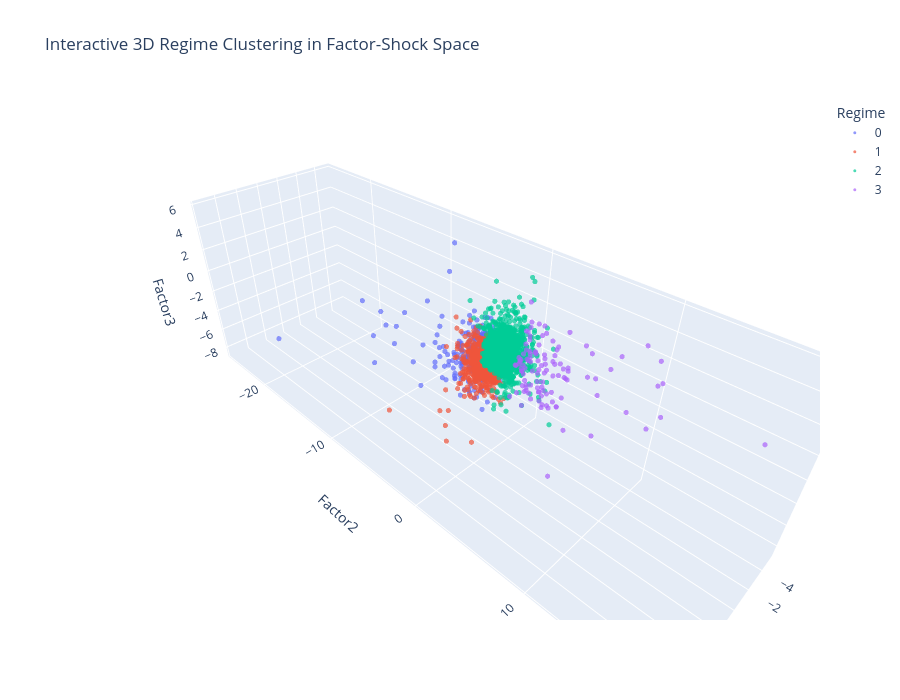

Write notebook code for a chart like this one.
### Markdown cell above
<b><u>Factor Volatility by Regime</u></b>

* **Regime 3 shows the highest volatility across all three factors,** indicating that this regime corresponds to periods of elevated systemic interest-rate shocks.

* **Regime 0 also exhibits relatively high volatility,** particularly in Factor2, suggesting that this regime reflects periods of strong front-end or policy-driven movements.

* **Regimes 1 and 2 display lower factor volatility,** indicating more stable market environments with smaller systematic rate shocks.

* **The clear volatility differences across regimes confirm that clustering successfully separates calm and stressed market states,** supporting the interpretation of the clusters as distinct market regimes.

### Code cell
### Visualize regimes in factor space
import plotly.express as px

# Make regime a string for cleaner legend display
F_all_clustered["Regime"] = F_all_clustered["Regime"].astype(str)

fig = px.scatter_3d(
    F_all_clustered,
    x="Factor1",
    y="Factor2",
    z="Factor3",
    color="Regime",
    hover_data={"Regime": True},
    title="Interactive 3D Regime Clustering in Factor-Shock Space",
    opacity=0.7
)

fig.update_traces(marker=dict(size=3))
fig.update_layout(
    scene=dict(
        xaxis_title="Factor1",
        yaxis_title="Factor2",
        zaxis_title="Factor3"
    ),
    legend_title="Regime",
    width=900,
    height=700
)

fig.show()

### Figure 1 — Plotly figure (JSON) as saved in the notebook; plotly's stock layout.template omitted (floating-point values rounded to 4 significant figures; data arrays with more than 128 entries replaced by an {"elided": "..."} marker saying what was removed)
{"data": [{"customdata": {"elided": "441x1 str values"}, "hovertemplate": "Regime=%{customdata[0]}<br>Factor1=%{x}<br>Factor2=%{y}<br>Factor3=%{z}<extra></extra>", "legendgroup": "0", "marker": {"color": "#636efa", "opacity": 0.7, "size": 3, "symbol": "circle"}, "mode": "markers", "name": "0", "scene": "scene", "showlegend": true, "type": "scatter3d", "x": {"elided": "441 float values"}, "y": {"elided": "441 float values"}, "z": {"elided": "441 float values"}}, {"customdata": {"elided": "816x1 str values"}, "hovertemplate": "Regime=%{customdata[0]}<br>Factor1=%{x}<br>Factor2=%{y}<br>Factor3=%{z}<extra></extra>", "legendgroup": "1", "marker": {"color": "#EF553B", "opacity": 0.7, "size": 3, "symbol": "circle"}, "mode": "markers", "name": "1", "scene": "scene", "showlegend": true, "type": "scatter3d", "x": {"elided": "816 float values"}, "y": {"elided": "816 float values"}, "z": {"elided": "816 float values"}}, {"customdata": {"elided": "2382x1 str values"}, "hovertemplate": "Regime=%{customdata[0]}<br>Factor1=%{x}<br>Factor2=%{y}<br>Factor3=%{z}<extra></extra>", "legendgroup": "2", "marker": {"color": "#00cc96", "opacity": 0.7, "size": 3, "symbol": "circle"}, "mode": "markers", "name": "2", "scene": "scene", "showlegend": true, "type": "scatter3d", "x": {"elided": "2382 float values"}, "y": {"elided": "2382 float values"}, "z": {"elided": "2382 float values"}}, {"customdata": [["3"], ["3"], ["3"], ["3"], ["3"], ["3"], ["3"], ["3"], ["3"], ["3"], ["3"], ["3"], ["3"], ["3"], ["3"], ["3"], ["3"], ["3"], ["3"], ["3"], ["3"], ["3"], ["3"], ["3"], ["3"], ["3"], ["3"], ["3"], ["3"], ["3"], ["3"], ["3"], ["3"], ["3"], ["3"], ["3"], ["3"], ["3"], ["3"], ["3"], ["3"], ["3"], ["3"], ["3"], ["3"], ["3"], ["3"], ["3"], ["3"], ["3"], ["3"], ["3"], ["3"], ["3"], ["3"], ["3"], ["3"], ["3"], ["3"], ["3"], ["3"], ["3"], ["3"], ["3"], ["3"], ["3"], ["3"], ["3"], ["3"], ["3"], ["3"], ["3"], ["3"], ["3"], ["3"], ["3"], ["3"], ["3"], ["3"], ["3"], ["3"], ["3"], ["3"], ["3"], ["3"], ["3"], ["3"], ["3"], ["3"], ["3"], ["3"], ["3"], ["3"], ["3"], ["3"], ["3"], ["3"], ["3"], ["3"], ["3"], ["3"], ["3"], ["3"], ["3"], ["3"], ["3"], ["3"], ["3"], ["3"], ["3"], ["3"], ["3"]], "hovertemplate": "Regime=%{customdata[0]}<br>Factor1=%{x}<br>Factor2=%{y}<br>Factor3=%{z}<extra></extra>", "legendgroup": "3", "marker": {"color": "#ab63fa", "opacity": 0.7, "size": 3, "symbol": "circle"}, "mode": "markers", "name": "3", "scene": "scene", "showlegend": true, "type": "scatter3d", "x": [1.472, 0.6869, -1.631, 0.6878, 1.552, 0.8611, -0.6309, -0.5208, 0.8106, 1.173, 0.9257, 0.3585, 5.37, -0.02098, 1.079, 0.5555, 0.4563, 1.031, -0.5991, 0.5416, -0.4936, 1.516, 0.7064, 1.478, 1.585, 0.4203, 1.101, -0.7986, -0.909, 0.688, 1.651, 1.825, 0.1277, 0.3715, 1.806, 1.181, -0.5511, -1.083, 1.973, -0.3587, 1.044, 0.8122, 0.6247, -1.087, 1.135, -2.493, -1.812, 0.7689, 0.6154, -2.084, 0.7249, 0.1315, 1.063, 0.6337, 1.943, -0.2602, 0.9119, -2.051, -1.463, 1.78, 0.9943, 0.1615, 0.5846, 1.475, 1.357, 0.853, 0.3368, 0.6421, 0.7677, 0.488, 0.1281, 0.1534, 0.05205, -0.1652, 1.738, -1.06, 0.7196, -0.01053, -1.329, 1.575, -0.2435, -1.821, 0.2949, -0.9795, 0.1355, -0.2865, 1.283, -1.093, -0.8286, 0.1313, 0.2583, 2.465, -0.1298, 0.2507, 0.1698, 0.04804, 0.3172, -0.0009934, -0.1163, 0.04352, -0.1077, -0.165, 1.36, 1.107, -0.1421, 1.851, 1.871, 0.385, 0.7687, -0.7094, 0.1753, 0.3107], "y": [3.141, 4.352, 4.832, 3.429, 5.304, 4.364, 4.494, 4.731, 2.923, 3.27, 3.332, 4.376, 8.877, 5.396, 3.349, 3.322, 3.111, 4.62, 11.6, 3.6, 5.427, 5.093, 2.805, 4.069, 6.919, 2.514, 3.411, 3.643, 1.964, 3.56, 2.744, 3.151, 2.588, 2.292, 5.387, 3.366, 3.003, 10.29, 18.34, 11.6, 8.86, 4.488, 3.038, 5.031, 3.205, 6.903, 11.73, 4.793, 5.818, 3.978, 7.41, 4.419, 4.045, 4.1, 5.444, 3.933, 3.361, 10.85, 6.63, 4.585, 6.783, 10.4, 4.632, 3.78, 2.838, 4.596, 3.56, 4.171, 4.251, 2.418, 2.465, 2.605, 3.791, 3.47, 5.952, 4.245, 4.536, 2.813, 3.866, 3.317, 4.369, 7.895, 6.152, 11.69, 8.034, 9.25, 8.115, 4.578, 5.457, 5.671, 5.221, 6.286, 4.485, 3.001, 4.959, 4.936, 3.045, 3.855, 3.324, 2.882, 2.499, 3.424, 3.781, 3.266, 4.783, 4.152, 4.532, 3.065, 2.699, 3.702, 2.999, 5.921], "z": [-0.7414, -0.4323, -0.3264, 1.888, 0.6886, 0.004149, 1.21, -1.756, 0.6135, 1.429, 0.08974, 0.2287, -1.591, -1.502, -1.938, 2.061, -0.6428, 2.024, 3.292, 0.8046, 0.6868, 3.317, 0.6917, 2.267, 3.286, 1.126, 4.017, -0.02431, 4.761, -0.9693, -1.187, 1.723, 2.265, 1.151, 0.4319, 0.7788, 1.341, 5.221, 4.897, 0.1899, -1.216, -0.3018, 0.798, -1.571, 0.8911, -1.087, 0.309, -1.222, -0.8987, 0.248, 4.705, 1.08, -0.9894, 0.9416, 1.241, 1.564, -0.8272, 3.929, 2.692, 3.373, -2.08, 1.08, -1.668, 2.312, 1.298, -0.9794, 2.23, 1.262, 0.4023, 0.7421, 1.413, -1.16, 3.441, 1.216, -0.2654, 2.033, 4.259, 3.995, 0.7628, 1.946, -1.107, 1.931, 1.991, 3.317, 2.315, 4.341, 3.085, 0.0863, 0.3384, 1.836, 3.348, 0.5454, 3.266, 1.202, 2.532, -0.5048, -0.9863, 4.163, 4.024, -1.483, 1.637, 2.454, 4.002, 4.044, 0.669, 5.019, 0.87, 2.937, 1.306, 0.7741, 1.907, 4.776]}], "layout": {"height": 700, "legend": {"title": {"text": "Regime"}, "tracegroupgap": 0}, "scene": {"domain": {"x": [0, 1], "y": [0, 1]}, "xaxis": {"title": {"text": "Factor1"}}, "yaxis": {"title": {"text": "Factor2"}}, "zaxis": {"title": {"text": "Factor3"}}}, "title": {"text": "Interactive 3D Regime Clustering in Factor-Shock Space"}, "width": 900}}
